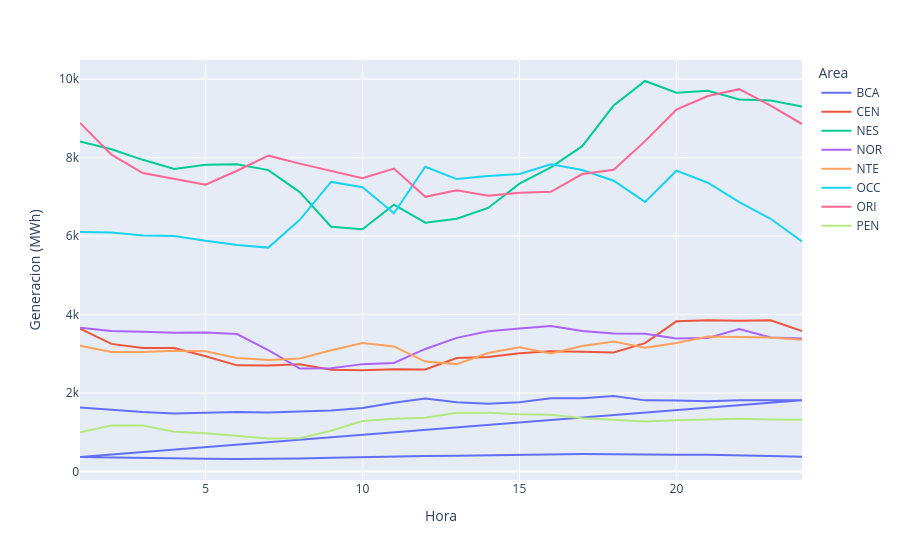
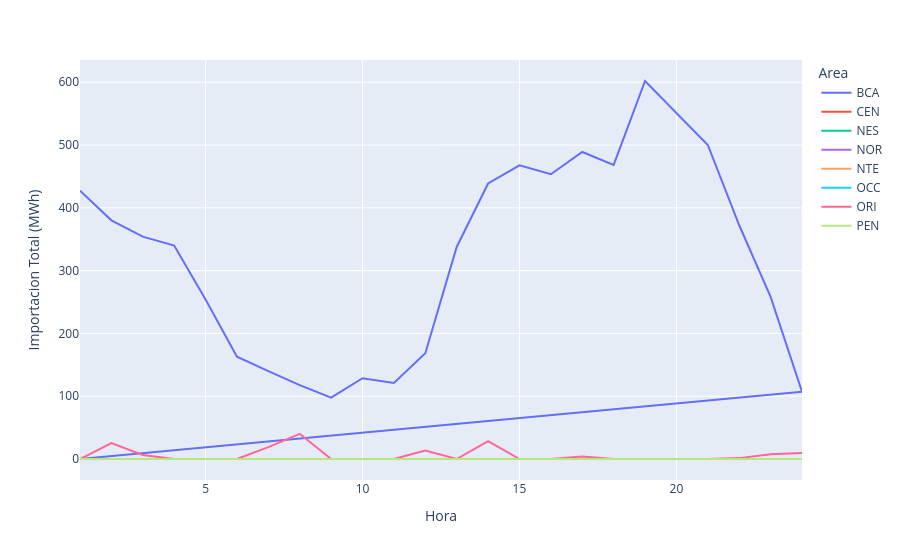
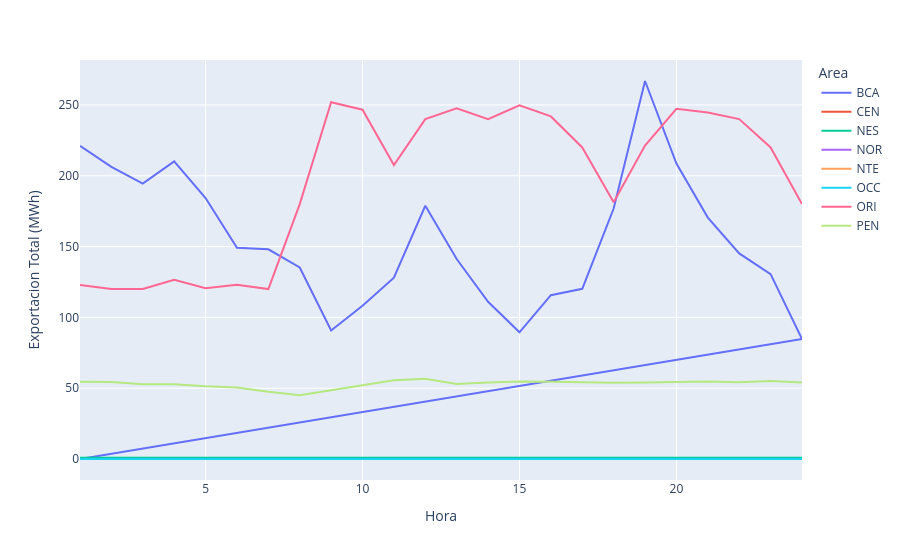
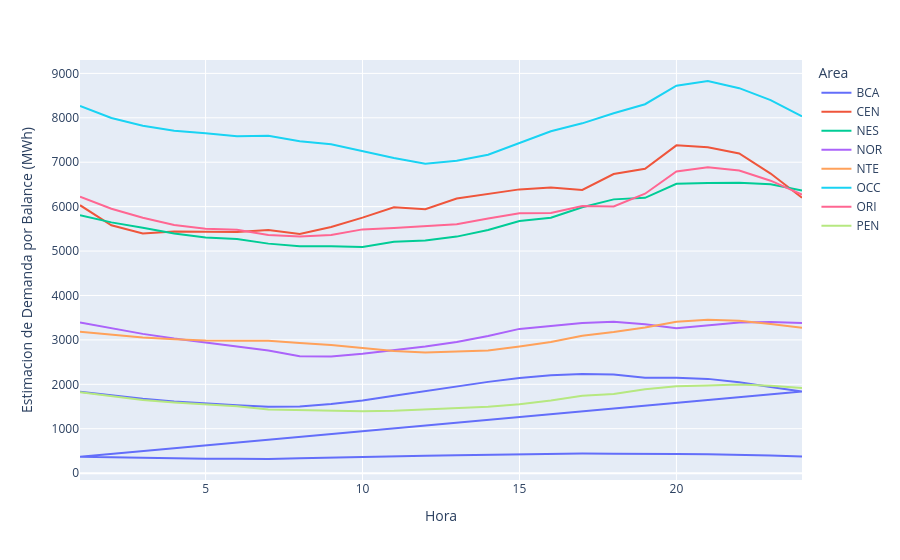

Here is the notebook cell these charts were saved with, in order:
### Code cell
import pandas as pd
import plotly.express as px


g = "../data/Demanda_real_balance.csv"
df = pd.read_csv(g)

# Rename the columns to the desired descriptive names
df = df.rename(columns={
    df.columns[1]: "Area",
    df.columns[2]: "Hora",
    df.columns[3]: "Generacion (MWh)",
    df.columns[4]: "Importacion Total (MWh)",
    df.columns[5]: "Exportacion Total (MWh)",
    df.columns[7]: "Estimacion de Demanda por Balance (MWh)",
})
# Convert relevant columns to numeric types for plotting
df["Hora"] = pd.to_numeric(df["Hora"])
df["Generacion (MWh)"] = pd.to_numeric(df["Generacion (MWh)"])
fig = px.line(df, x="Hora", y="Generacion (MWh)", color='Area')
fig.show()

# Convert relevant columns to numeric types for plotting
df["Hora"] = pd.to_numeric(df["Hora"])
df["Importacion Total (MWh)"] = pd.to_numeric(df["Importacion Total (MWh)"])
fig = px.line(df, x="Hora", y="Importacion Total (MWh)", color='Area')
fig.show()

# Convert relevant columns to numeric types for plotting
df["Hora"] = pd.to_numeric(df["Hora"])
df["Exportacion Total (MWh)"] = pd.to_numeric(df["Exportacion Total (MWh)"])
fig = px.line(df, x="Hora", y="Exportacion Total (MWh)", color='Area')
fig.show()

# Convert relevant columns to numeric types for plotting
df["Hora"] = pd.to_numeric(df["Hora"])
df["Estimacion de Demanda por Balance (MWh)"] = pd.to_numeric(df["Estimacion de Demanda por Balance (MWh)"])
fig = px.line(df, x="Hora", y="Estimacion de Demanda por Balance (MWh)", color='Area')
fig.show()

### Figure 1 — Plotly figure (JSON) as saved in the notebook; plotly's stock layout.template omitted (floating-point values rounded to 4 significant figures)
{"data": [{"hovertemplate": "Area=BCA<br>Hora=%{x}<br>Generacion (MWh)=%{y}<extra></extra>", "legendgroup": "BCA", "line": {"color": "#636efa", "dash": "solid"}, "marker": {"symbol": "circle"}, "mode": "lines", "name": "BCA", "orientation": "v", "showlegend": true, "type": "scatter", "x": [1, 2, 3, 4, 5, 6, 7, 8, 9, 10, 11, 12, 13, 14, 15, 16, 17, 18, 19, 20, 21, 22, 23, 24, 1, 2, 3, 4, 5, 6, 7, 8, 9, 10, 11, 12, 13, 14, 15, 16, 17, 18, 19, 20, 21, 22, 23, 24], "xaxis": "x", "y": [1628.0, 1575.0, 1513.0, 1481.0, 1496.0, 1513.0, 1504.0, 1519.0, 1551.0, 1616.0, 1750.0, 1859.0, 1765.0, 1727.0, 1764.0, 1864.0, 1864.0, 1926.0, 1812.0, 1807.0, 1792.0, 1818.0, 1813.0, 1815.0, 366.8, 352.1, 337.5, 327.2, 321.9, 321.2, 318.1, 333.4, 352.1, 369.5, 383.7, 391.7, 400.8, 413.5, 427.9, 438.1, 443.2, 438.4, 425.7, 428.0, 423.8, 414.8, 396.4, 375.8], "yaxis": "y"}, {"hovertemplate": "Area=CEN<br>Hora=%{x}<br>Generacion (MWh)=%{y}<extra></extra>", "legendgroup": "CEN", "line": {"color": "#EF553B", "dash": "solid"}, "marker": {"symbol": "circle"}, "mode": "lines", "name": "CEN", "orientation": "v", "showlegend": true, "type": "scatter", "x": [1, 2, 3, 4, 5, 6, 7, 8, 9, 10, 11, 12, 13, 14, 15, 16, 17, 18, 19, 20, 21, 22, 23, 24], "xaxis": "x", "y": [3642.0, 3252.0, 3149.0, 3145.0, 2937.0, 2705.0, 2702.0, 2731.0, 2591.0, 2583.0, 2602.0, 2600.0, 2893.0, 2916.0, 3015.0, 3066.0, 3054.0, 3034.0, 3270.0, 3827.0, 3854.0, 3843.0, 3853.0, 3581.0], "yaxis": "y"}, {"hovertemplate": "Area=NES<br>Hora=%{x}<br>Generacion (MWh)=%{y}<extra></extra>", "legendgroup": "NES", "line": {"color": "#00cc96", "dash": "solid"}, "marker": {"symbol": "circle"}, "mode": "lines", "name": "NES", "orientation": "v", "showlegend": true, "type": "scatter", "x": [1, 2, 3, 4, 5, 6, 7, 8, 9, 10, 11, 12, 13, 14, 15, 16, 17, 18, 19, 20, 21, 22, 23, 24], "xaxis": "x", "y": [8410.0, 8210.0, 7943.0, 7710.0, 7818.0, 7829.0, 7680.0, 7120.0, 6239.0, 6175.0, 6798.0, 6341.0, 6443.0, 6716.0, 7336.0, 7750.0, 8290.0, 9326.0, 9951.0, 9651.0, 9702.0, 9479.0, 9455.0, 9300.0], "yaxis": "y"}, {"hovertemplate": "Area=NOR<br>Hora=%{x}<br>Generacion (MWh)=%{y}<extra></extra>", "legendgroup": "NOR", "line": {"color": "#ab63fa", "dash": "solid"}, "marker": {"symbol": "circle"}, "mode": "lines", "name": "NOR", "orientation": "v", "showlegend": true, "type": "scatter", "x": [1, 2, 3, 4, 5, 6, 7, 8, 9, 10, 11, 12, 13, 14, 15, 16, 17, 18, 19, 20, 21, 22, 23, 24], "xaxis": "x", "y": [3660.0, 3580.0, 3562.0, 3534.0, 3544.0, 3503.0, 3092.0, 2624.0, 2633.0, 2736.0, 2764.0, 3123.0, 3405.0, 3573.0, 3647.0, 3709.0, 3578.0, 3518.0, 3512.0, 3391.0, 3405.0, 3633.0, 3414.0, 3389.0], "yaxis": "y"}, {"hovertemplate": "Area=NTE<br>Hora=%{x}<br>Generacion (MWh)=%{y}<extra></extra>", "legendgroup": "NTE", "line": {"color": "#FFA15A", "dash": "solid"}, "marker": {"symbol": "circle"}, "mode": "lines", "name": "NTE", "orientation": "v", "showlegend": true, "type": "scatter", "x": [1, 2, 3, 4, 5, 6, 7, 8, 9, 10, 11, 12, 13, 14, 15, 16, 17, 18, 19, 20, 21, 22, 23, 24], "xaxis": "x", "y": [3203.0, 3045.0, 3044.0, 3076.0, 3066.0, 2894.0, 2842.0, 2879.0, 3090.0, 3276.0, 3187.0, 2800.0, 2736.0, 3019.0, 3168.0, 3010.0, 3198.0, 3315.0, 3153.0, 3274.0, 3439.0, 3421.0, 3416.0, 3355.0], "yaxis": "y"}, {"hovertemplate": "Area=OCC<br>Hora=%{x}<br>Generacion (MWh)=%{y}<extra></extra>", "legendgroup": "OCC", "line": {"color": "#19d3f3", "dash": "solid"}, "marker": {"symbol": "circle"}, "mode": "lines", "name": "OCC", "orientation": "v", "showlegend": true, "type": "scatter", "x": [1, 2, 3, 4, 5, 6, 7, 8, 9, 10, 11, 12, 13, 14, 15, 16, 17, 18, 19, 20, 21, 22, 23, 24], "xaxis": "x", "y": [6105.0, 6093.0, 6013.0, 6001.0, 5883.0, 5770.0, 5705.0, 6413.0, 7380.0, 7246.0, 6577.0, 7765.0, 7451.0, 7532.0, 7583.0, 7828.0, 7684.0, 7411.0, 6870.0, 7666.0, 7360.0, 6863.0, 6441.0, 5860.0], "yaxis": "y"}, {"hovertemplate": "Area=ORI<br>Hora=%{x}<br>Generacion (MWh)=%{y}<extra></extra>", "legendgroup": "ORI", "line": {"color": "#FF6692", "dash": "solid"}, "marker": {"symbol": "circle"}, "mode": "lines", "name": "ORI", "orientation": "v", "showlegend": true, "type": "scatter", "x": [1, 2, 3, 4, 5, 6, 7, 8, 9, 10, 11, 12, 13, 14, 15, 16, 17, 18, 19, 20, 21, 22, 23, 24], "xaxis": "x", "y": [8884.0, 8073.0, 7607.0, 7464.0, 7310.0, 7664.0, 8048.0, 7846.0, 7669.0, 7476.0, 7719.0, 7000.0, 7164.0, 7026.0, 7104.0, 7129.0, 7580.0, 7687.0, 8419.0, 9221.0, 9568.0, 9744.0, 9324.0, 8855.0], "yaxis": "y"}, {"hovertemplate": "Area=PEN<br>Hora=%{x}<br>Generacion (MWh)=%{y}<extra></extra>", "legendgroup": "PEN", "line": {"color": "#B6E880", "dash": "solid"}, "marker": {"symbol": "circle"}, "mode": "lines", "name": "PEN", "orientation": "v", "showlegend": true, "type": "scatter", "x": [1, 2, 3, 4, 5, 6, 7, 8, 9, 10, 11, 12, 13, 14, 15, 16, 17, 18, 19, 20, 21, 22, 23, 24], "xaxis": "x", "y": [999.1, 1172.0, 1173.0, 1013.0, 975.3, 910.5, 843.1, 848.2, 1040.0, 1284.0, 1346.0, 1368.0, 1497.0, 1499.0, 1457.0, 1448.0, 1356.0, 1317.0, 1271.0, 1304.0, 1322.0, 1346.0, 1328.0, 1318.0], "yaxis": "y"}], "layout": {"legend": {"title": {"text": "Area"}, "tracegroupgap": 0}, "margin": {"t": 60}, "xaxis": {"anchor": "y", "domain": [0, 1], "title": {"text": "Hora"}}, "yaxis": {"anchor": "x", "domain": [0, 1], "title": {"text": "Generacion (MWh)"}}}}

### Figure 2 — Plotly figure (JSON) as saved in the notebook; plotly's stock layout.template omitted (floating-point values rounded to 4 significant figures)
{"data": [{"hovertemplate": "Area=BCA<br>Hora=%{x}<br>Importacion Total (MWh)=%{y}<extra></extra>", "legendgroup": "BCA", "line": {"color": "#636efa", "dash": "solid"}, "marker": {"symbol": "circle"}, "mode": "lines", "name": "BCA", "orientation": "v", "showlegend": true, "type": "scatter", "x": [1, 2, 3, 4, 5, 6, 7, 8, 9, 10, 11, 12, 13, 14, 15, 16, 17, 18, 19, 20, 21, 22, 23, 24, 1, 2, 3, 4, 5, 6, 7, 8, 9, 10, 11, 12, 13, 14, 15, 16, 17, 18, 19, 20, 21, 22, 23, 24], "xaxis": "x", "y": [427.3, 380.1, 354.2, 340.0, 254.0, 163.0, 139.9, 117.8, 97.79, 128.7, 121.2, 168.3, 337.7, 438.8, 467.6, 453.5, 489.0, 468.5, 602.0, 550.5, 500.1, 372.2, 258.1, 107.2, 0.0, 0.0, 0.0, 0.0, 0.0, 0.0, 0.0, 0.0, 0.0, 0.0, 0.0, 0.0, 0.0, 0.0, 0.0, 0.0, 0.0, 0.0, 0.0, 0.0, 0.0, 0.0, 0.0, 0.0], "yaxis": "y"}, {"hovertemplate": "Area=CEN<br>Hora=%{x}<br>Importacion Total (MWh)=%{y}<extra></extra>", "legendgroup": "CEN", "line": {"color": "#EF553B", "dash": "solid"}, "marker": {"symbol": "circle"}, "mode": "lines", "name": "CEN", "orientation": "v", "showlegend": true, "type": "scatter", "x": [1, 2, 3, 4, 5, 6, 7, 8, 9, 10, 11, 12, 13, 14, 15, 16, 17, 18, 19, 20, 21, 22, 23, 24], "xaxis": "x", "y": [0.0, 0.0, 0.0, 0.0, 0.0, 0.0, 0.0, 0.0, 0.0, 0.0, 0.0, 0.0, 0.0, 0.0, 0.0, 0.0, 0.0, 0.0, 0.0, 0.0, 0.0, 0.0, 0.0, 0.0], "yaxis": "y"}, {"hovertemplate": "Area=NES<br>Hora=%{x}<br>Importacion Total (MWh)=%{y}<extra></extra>", "legendgroup": "NES", "line": {"color": "#00cc96", "dash": "solid"}, "marker": {"symbol": "circle"}, "mode": "lines", "name": "NES", "orientation": "v", "showlegend": true, "type": "scatter", "x": [1, 2, 3, 4, 5, 6, 7, 8, 9, 10, 11, 12, 13, 14, 15, 16, 17, 18, 19, 20, 21, 22, 23, 24], "xaxis": "x", "y": [0.0, 0.0, 0.0, 0.0, 0.0, 0.0, 0.0, 0.0, 0.0, 0.0, 0.0, 0.0, 0.0, 0.0, 0.0, 0.0, 0.0, 0.0, 0.0, 0.0, 0.0, 0.0, 0.0, 0.0], "yaxis": "y"}, {"hovertemplate": "Area=NOR<br>Hora=%{x}<br>Importacion Total (MWh)=%{y}<extra></extra>", "legendgroup": "NOR", "line": {"color": "#ab63fa", "dash": "solid"}, "marker": {"symbol": "circle"}, "mode": "lines", "name": "NOR", "orientation": "v", "showlegend": true, "type": "scatter", "x": [1, 2, 3, 4, 5, 6, 7, 8, 9, 10, 11, 12, 13, 14, 15, 16, 17, 18, 19, 20, 21, 22, 23, 24], "xaxis": "x", "y": [0.0, 0.0, 0.0, 0.0, 0.0, 0.0, 0.0, 0.0, 0.0, 0.0, 0.0, 0.0, 0.0, 0.0, 0.0, 0.0, 0.0, 0.0, 0.0, 0.0, 0.0, 0.0, 0.0, 0.0], "yaxis": "y"}, {"hovertemplate": "Area=NTE<br>Hora=%{x}<br>Importacion Total (MWh)=%{y}<extra></extra>", "legendgroup": "NTE", "line": {"color": "#FFA15A", "dash": "solid"}, "marker": {"symbol": "circle"}, "mode": "lines", "name": "NTE", "orientation": "v", "showlegend": true, "type": "scatter", "x": [1, 2, 3, 4, 5, 6, 7, 8, 9, 10, 11, 12, 13, 14, 15, 16, 17, 18, 19, 20, 21, 22, 23, 24], "xaxis": "x", "y": [0.0, 0.0, 0.0, 0.0, 0.0, 0.0, 0.0, 0.0, 0.0, 0.0, 0.0, 0.0, 0.0, 0.0, 0.0, 0.0, 0.0, 0.0, 0.0, 0.0, 0.0, 0.0, 0.0, 0.0], "yaxis": "y"}, {"hovertemplate": "Area=OCC<br>Hora=%{x}<br>Importacion Total (MWh)=%{y}<extra></extra>", "legendgroup": "OCC", "line": {"color": "#19d3f3", "dash": "solid"}, "marker": {"symbol": "circle"}, "mode": "lines", "name": "OCC", "orientation": "v", "showlegend": true, "type": "scatter", "x": [1, 2, 3, 4, 5, 6, 7, 8, 9, 10, 11, 12, 13, 14, 15, 16, 17, 18, 19, 20, 21, 22, 23, 24], "xaxis": "x", "y": [0.0, 0.0, 0.0, 0.0, 0.0, 0.0, 0.0, 0.0, 0.0, 0.0, 0.0, 0.0, 0.0, 0.0, 0.0, 0.0, 0.0, 0.0, 0.0, 0.0, 0.0, 0.0, 0.0, 0.0], "yaxis": "y"}, {"hovertemplate": "Area=ORI<br>Hora=%{x}<br>Importacion Total (MWh)=%{y}<extra></extra>", "legendgroup": "ORI", "line": {"color": "#FF6692", "dash": "solid"}, "marker": {"symbol": "circle"}, "mode": "lines", "name": "ORI", "orientation": "v", "showlegend": true, "type": "scatter", "x": [1, 2, 3, 4, 5, 6, 7, 8, 9, 10, 11, 12, 13, 14, 15, 16, 17, 18, 19, 20, 21, 22, 23, 24], "xaxis": "x", "y": [0.0, 25.3, 6.352, 0.0, 0.0, 0.0, 18.91, 40.09, 0.0, 0.0, 0.0, 13.37, 0.0, 28.3, 0.0, 0.0, 3.941, 0.0, 0.0, 0.0, 0.0, 1.402, 7.368, 9.373], "yaxis": "y"}, {"hovertemplate": "Area=PEN<br>Hora=%{x}<br>Importacion Total (MWh)=%{y}<extra></extra>", "legendgroup": "PEN", "line": {"color": "#B6E880", "dash": "solid"}, "marker": {"symbol": "circle"}, "mode": "lines", "name": "PEN", "orientation": "v", "showlegend": true, "type": "scatter", "x": [1, 2, 3, 4, 5, 6, 7, 8, 9, 10, 11, 12, 13, 14, 15, 16, 17, 18, 19, 20, 21, 22, 23, 24], "xaxis": "x", "y": [0.0, 0.0, 0.0, 0.0, 0.0, 0.0, 0.0, 0.0, 0.0, 0.0, 0.0, 0.0, 0.0, 0.0, 0.0, 0.0, 0.0, 0.0, 0.0, 0.0, 0.0, 0.0, 0.0, 0.0], "yaxis": "y"}], "layout": {"legend": {"title": {"text": "Area"}, "tracegroupgap": 0}, "margin": {"t": 60}, "xaxis": {"anchor": "y", "domain": [0, 1], "title": {"text": "Hora"}}, "yaxis": {"anchor": "x", "domain": [0, 1], "title": {"text": "Importacion Total (MWh)"}}}}

### Figure 3 — Plotly figure (JSON) as saved in the notebook; plotly's stock layout.template omitted (floating-point values rounded to 4 significant figures)
{"data": [{"hovertemplate": "Area=BCA<br>Hora=%{x}<br>Exportacion Total (MWh)=%{y}<extra></extra>", "legendgroup": "BCA", "line": {"color": "#636efa", "dash": "solid"}, "marker": {"symbol": "circle"}, "mode": "lines", "name": "BCA", "orientation": "v", "showlegend": true, "type": "scatter", "x": [1, 2, 3, 4, 5, 6, 7, 8, 9, 10, 11, 12, 13, 14, 15, 16, 17, 18, 19, 20, 21, 22, 23, 24, 1, 2, 3, 4, 5, 6, 7, 8, 9, 10, 11, 12, 13, 14, 15, 16, 17, 18, 19, 20, 21, 22, 23, 24], "xaxis": "x", "y": [221.1, 206.4, 194.5, 210.2, 184.3, 149.2, 148.1, 135.3, 90.8, 108.3, 128.0, 178.8, 141.2, 111.0, 89.48, 115.7, 120.2, 176.9, 266.9, 208.6, 170.5, 145.2, 130.6, 84.66, 0.0, 0.0, 0.0, 0.0, 0.0, 0.0, 0.0, 0.0, 0.0, 0.0, 0.0, 0.0, 0.0, 0.0, 0.0, 0.0, 0.0, 0.0, 0.0, 0.0, 0.0, 0.0, 0.0, 0.0], "yaxis": "y"}, {"hovertemplate": "Area=CEN<br>Hora=%{x}<br>Exportacion Total (MWh)=%{y}<extra></extra>", "legendgroup": "CEN", "line": {"color": "#EF553B", "dash": "solid"}, "marker": {"symbol": "circle"}, "mode": "lines", "name": "CEN", "orientation": "v", "showlegend": true, "type": "scatter", "x": [1, 2, 3, 4, 5, 6, 7, 8, 9, 10, 11, 12, 13, 14, 15, 16, 17, 18, 19, 20, 21, 22, 23, 24], "xaxis": "x", "y": [0.0, 0.0, 0.0, 0.0, 0.0, 0.0, 0.0, 0.0, 0.0, 0.0, 0.0, 0.0, 0.0, 0.0, 0.0, 0.0, 0.0, 0.0, 0.0, 0.0, 0.0, 0.0, 0.0, 0.0], "yaxis": "y"}, {"hovertemplate": "Area=NES<br>Hora=%{x}<br>Exportacion Total (MWh)=%{y}<extra></extra>", "legendgroup": "NES", "line": {"color": "#00cc96", "dash": "solid"}, "marker": {"symbol": "circle"}, "mode": "lines", "name": "NES", "orientation": "v", "showlegend": true, "type": "scatter", "x": [1, 2, 3, 4, 5, 6, 7, 8, 9, 10, 11, 12, 13, 14, 15, 16, 17, 18, 19, 20, 21, 22, 23, 24], "xaxis": "x", "y": [0.8194, 0.8235, 0.8238, 0.825, 0.8249, 0.8263, 0.8281, 0.8239, 0.8117, 0.8015, 0.7866, 0.784, 0.7799, 0.7714, 0.7732, 0.7747, 0.7752, 0.776, 0.7774, 0.7825, 0.7888, 0.8005, 0.8061, 0.8113], "yaxis": "y"}, {"hovertemplate": "Area=NOR<br>Hora=%{x}<br>Exportacion Total (MWh)=%{y}<extra></extra>", "legendgroup": "NOR", "line": {"color": "#ab63fa", "dash": "solid"}, "marker": {"symbol": "circle"}, "mode": "lines", "name": "NOR", "orientation": "v", "showlegend": true, "type": "scatter", "x": [1, 2, 3, 4, 5, 6, 7, 8, 9, 10, 11, 12, 13, 14, 15, 16, 17, 18, 19, 20, 21, 22, 23, 24], "xaxis": "x", "y": [0.0, 0.0, 0.0, 0.0, 0.0, 0.0, 0.0, 0.0, 0.0, 0.0, 0.0, 0.0, 0.0, 0.0, 0.0, 0.0, 0.0, 0.0, 0.0, 0.0, 0.0, 0.0, 0.0, 0.0], "yaxis": "y"}, {"hovertemplate": "Area=NTE<br>Hora=%{x}<br>Exportacion Total (MWh)=%{y}<extra></extra>", "legendgroup": "NTE", "line": {"color": "#FFA15A", "dash": "solid"}, "marker": {"symbol": "circle"}, "mode": "lines", "name": "NTE", "orientation": "v", "showlegend": true, "type": "scatter", "x": [1, 2, 3, 4, 5, 6, 7, 8, 9, 10, 11, 12, 13, 14, 15, 16, 17, 18, 19, 20, 21, 22, 23, 24], "xaxis": "x", "y": [0.0, 0.0, 0.0, 0.0, 0.0, 0.0, 0.0, 0.0, 0.0, 0.0, 0.0, 0.0, 0.0, 0.0, 0.0, 0.0, 0.0, 0.0, 0.0, 0.0, 0.0, 0.0, 0.0, 0.0], "yaxis": "y"}, {"hovertemplate": "Area=OCC<br>Hora=%{x}<br>Exportacion Total (MWh)=%{y}<extra></extra>", "legendgroup": "OCC", "line": {"color": "#19d3f3", "dash": "solid"}, "marker": {"symbol": "circle"}, "mode": "lines", "name": "OCC", "orientation": "v", "showlegend": true, "type": "scatter", "x": [1, 2, 3, 4, 5, 6, 7, 8, 9, 10, 11, 12, 13, 14, 15, 16, 17, 18, 19, 20, 21, 22, 23, 24], "xaxis": "x", "y": [0.0, 0.0, 0.0, 0.0, 0.0, 0.0, 0.0, 0.0, 0.0, 0.0, 0.0, 0.0, 0.0, 0.0, 0.0, 0.0, 0.0, 0.0, 0.0, 0.0, 0.0, 0.0, 0.0, 0.0], "yaxis": "y"}, {"hovertemplate": "Area=ORI<br>Hora=%{x}<br>Exportacion Total (MWh)=%{y}<extra></extra>", "legendgroup": "ORI", "line": {"color": "#FF6692", "dash": "solid"}, "marker": {"symbol": "circle"}, "mode": "lines", "name": "ORI", "orientation": "v", "showlegend": true, "type": "scatter", "x": [1, 2, 3, 4, 5, 6, 7, 8, 9, 10, 11, 12, 13, 14, 15, 16, 17, 18, 19, 20, 21, 22, 23, 24], "xaxis": "x", "y": [122.8, 120.0, 120.0, 126.6, 120.5, 123.1, 120.0, 180.0, 251.9, 246.6, 207.5, 240.0, 247.6, 240.0, 249.8, 241.9, 220.0, 181.3, 221.3, 247.3, 244.6, 240.0, 220.0, 180.0], "yaxis": "y"}, {"hovertemplate": "Area=PEN<br>Hora=%{x}<br>Exportacion Total (MWh)=%{y}<extra></extra>", "legendgroup": "PEN", "line": {"color": "#B6E880", "dash": "solid"}, "marker": {"symbol": "circle"}, "mode": "lines", "name": "PEN", "orientation": "v", "showlegend": true, "type": "scatter", "x": [1, 2, 3, 4, 5, 6, 7, 8, 9, 10, 11, 12, 13, 14, 15, 16, 17, 18, 19, 20, 21, 22, 23, 24], "xaxis": "x", "y": [54.5, 54.36, 52.82, 52.86, 51.3, 50.49, 47.41, 45.04, 48.57, 52.02, 55.57, 56.63, 52.95, 53.94, 54.8, 54.51, 53.92, 53.86, 54.09, 54.6, 54.79, 54.25, 55.04, 53.99], "yaxis": "y"}], "layout": {"legend": {"title": {"text": "Area"}, "tracegroupgap": 0}, "margin": {"t": 60}, "xaxis": {"anchor": "y", "domain": [0, 1], "title": {"text": "Hora"}}, "yaxis": {"anchor": "x", "domain": [0, 1], "title": {"text": "Exportacion Total (MWh)"}}}}

### Figure 4 — Plotly figure (JSON) as saved in the notebook; plotly's stock layout.template omitted (floating-point values rounded to 4 significant figures)
{"data": [{"hovertemplate": "Area=BCA<br>Hora=%{x}<br>Estimacion de Demanda por Balance (MWh)=%{y}<extra></extra>", "legendgroup": "BCA", "line": {"color": "#636efa", "dash": "solid"}, "marker": {"symbol": "circle"}, "mode": "lines", "name": "BCA", "orientation": "v", "showlegend": true, "type": "scatter", "x": [1, 2, 3, 4, 5, 6, 7, 8, 9, 10, 11, 12, 13, 14, 15, 16, 17, 18, 19, 20, 21, 22, 23, 24, 1, 2, 3, 4, 5, 6, 7, 8, 9, 10, 11, 12, 13, 14, 15, 16, 17, 18, 19, 20, 21, 22, 23, 24], "xaxis": "x", "y": [1834.0, 1749.0, 1673.0, 1611.0, 1566.0, 1527.0, 1496.0, 1501.0, 1558.0, 1636.0, 1743.0, 1848.0, 1961.0, 2055.0, 2142.0, 2202.0, 2232.0, 2218.0, 2148.0, 2149.0, 2122.0, 2045.0, 1940.0, 1837.0, 366.8, 352.1, 337.5, 327.2, 321.9, 321.2, 318.1, 333.4, 352.1, 369.5, 383.7, 391.7, 400.8, 413.5, 427.9, 438.1, 443.2, 438.4, 425.7, 428.0, 423.8, 414.8, 396.4, 375.8], "yaxis": "y"}, {"hovertemplate": "Area=CEN<br>Hora=%{x}<br>Estimacion de Demanda por Balance (MWh)=%{y}<extra></extra>", "legendgroup": "CEN", "line": {"color": "#EF553B", "dash": "solid"}, "marker": {"symbol": "circle"}, "mode": "lines", "name": "CEN", "orientation": "v", "showlegend": true, "type": "scatter", "x": [1, 2, 3, 4, 5, 6, 7, 8, 9, 10, 11, 12, 13, 14, 15, 16, 17, 18, 19, 20, 21, 22, 23, 24], "xaxis": "x", "y": [6033.0, 5580.0, 5396.0, 5440.0, 5433.0, 5426.0, 5472.0, 5383.0, 5542.0, 5751.0, 5986.0, 5944.0, 6183.0, 6294.0, 6388.0, 6430.0, 6376.0, 6733.0, 6854.0, 7379.0, 7335.0, 7198.0, 6745.0, 6200.0], "yaxis": "y"}, {"hovertemplate": "Area=NES<br>Hora=%{x}<br>Estimacion de Demanda por Balance (MWh)=%{y}<extra></extra>", "legendgroup": "NES", "line": {"color": "#00cc96", "dash": "solid"}, "marker": {"symbol": "circle"}, "mode": "lines", "name": "NES", "orientation": "v", "showlegend": true, "type": "scatter", "x": [1, 2, 3, 4, 5, 6, 7, 8, 9, 10, 11, 12, 13, 14, 15, 16, 17, 18, 19, 20, 21, 22, 23, 24], "xaxis": "x", "y": [5806.0, 5645.0, 5523.0, 5395.0, 5303.0, 5273.0, 5167.0, 5109.0, 5107.0, 5094.0, 5210.0, 5236.0, 5325.0, 5474.0, 5676.0, 5748.0, 5985.0, 6163.0, 6199.0, 6513.0, 6535.0, 6539.0, 6504.0, 6362.0], "yaxis": "y"}, {"hovertemplate": "Area=NOR<br>Hora=%{x}<br>Estimacion de Demanda por Balance (MWh)=%{y}<extra></extra>", "legendgroup": "NOR", "line": {"color": "#ab63fa", "dash": "solid"}, "marker": {"symbol": "circle"}, "mode": "lines", "name": "NOR", "orientation": "v", "showlegend": true, "type": "scatter", "x": [1, 2, 3, 4, 5, 6, 7, 8, 9, 10, 11, 12, 13, 14, 15, 16, 17, 18, 19, 20, 21, 22, 23, 24], "xaxis": "x", "y": [3393.0, 3259.0, 3135.0, 3029.0, 2934.0, 2851.0, 2759.0, 2630.0, 2628.0, 2689.0, 2765.0, 2853.0, 2953.0, 3089.0, 3248.0, 3319.0, 3382.0, 3408.0, 3349.0, 3263.0, 3336.0, 3393.0, 3403.0, 3381.0], "yaxis": "y"}, {"hovertemplate": "Area=NTE<br>Hora=%{x}<br>Estimacion de Demanda por Balance (MWh)=%{y}<extra></extra>", "legendgroup": "NTE", "line": {"color": "#FFA15A", "dash": "solid"}, "marker": {"symbol": "circle"}, "mode": "lines", "name": "NTE", "orientation": "v", "showlegend": true, "type": "scatter", "x": [1, 2, 3, 4, 5, 6, 7, 8, 9, 10, 11, 12, 13, 14, 15, 16, 17, 18, 19, 20, 21, 22, 23, 24], "xaxis": "x", "y": [3184.0, 3111.0, 3051.0, 3015.0, 2989.0, 2982.0, 2981.0, 2932.0, 2887.0, 2819.0, 2750.0, 2716.0, 2731.0, 2762.0, 2853.0, 2954.0, 3093.0, 3176.0, 3280.0, 3408.0, 3451.0, 3429.0, 3360.0, 3271.0], "yaxis": "y"}, {"hovertemplate": "Area=OCC<br>Hora=%{x}<br>Estimacion de Demanda por Balance (MWh)=%{y}<extra></extra>", "legendgroup": "OCC", "line": {"color": "#19d3f3", "dash": "solid"}, "marker": {"symbol": "circle"}, "mode": "lines", "name": "OCC", "orientation": "v", "showlegend": true, "type": "scatter", "x": [1, 2, 3, 4, 5, 6, 7, 8, 9, 10, 11, 12, 13, 14, 15, 16, 17, 18, 19, 20, 21, 22, 23, 24], "xaxis": "x", "y": [8268.0, 7997.0, 7821.0, 7706.0, 7652.0, 7584.0, 7594.0, 7472.0, 7403.0, 7243.0, 7095.0, 6966.0, 7031.0, 7167.0, 7439.0, 7698.0, 7876.0, 8102.0, 8306.0, 8723.0, 8829.0, 8667.0, 8397.0, 8032.0], "yaxis": "y"}, {"hovertemplate": "Area=ORI<br>Hora=%{x}<br>Estimacion de Demanda por Balance (MWh)=%{y}<extra></extra>", "legendgroup": "ORI", "line": {"color": "#FF6692", "dash": "solid"}, "marker": {"symbol": "circle"}, "mode": "lines", "name": "ORI", "orientation": "v", "showlegend": true, "type": "scatter", "x": [1, 2, 3, 4, 5, 6, 7, 8, 9, 10, 11, 12, 13, 14, 15, 16, 17, 18, 19, 20, 21, 22, 23, 24], "xaxis": "x", "y": [6222.0, 5954.0, 5748.0, 5586.0, 5503.0, 5480.0, 5360.0, 5330.0, 5359.0, 5488.0, 5520.0, 5569.0, 5603.0, 5733.0, 5851.0, 5856.0, 6015.0, 6005.0, 6291.0, 6790.0, 6889.0, 6814.0, 6584.0, 6272.0], "yaxis": "y"}, {"hovertemplate": "Area=PEN<br>Hora=%{x}<br>Estimacion de Demanda por Balance (MWh)=%{y}<extra></extra>", "legendgroup": "PEN", "line": {"color": "#B6E880", "dash": "solid"}, "marker": {"symbol": "circle"}, "mode": "lines", "name": "PEN", "orientation": "v", "showlegend": true, "type": "scatter", "x": [1, 2, 3, 4, 5, 6, 7, 8, 9, 10, 11, 12, 13, 14, 15, 16, 17, 18, 19, 20, 21, 22, 23, 24], "xaxis": "x", "y": [1820.0, 1729.0, 1649.0, 1592.0, 1547.0, 1505.0, 1430.0, 1420.0, 1415.0, 1393.0, 1404.0, 1431.0, 1461.0, 1497.0, 1548.0, 1636.0, 1742.0, 1783.0, 1891.0, 1955.0, 1975.0, 1995.0, 1969.0, 1915.0], "yaxis": "y"}], "layout": {"legend": {"title": {"text": "Area"}, "tracegroupgap": 0}, "margin": {"t": 60}, "xaxis": {"anchor": "y", "domain": [0, 1], "title": {"text": "Hora"}}, "yaxis": {"anchor": "x", "domain": [0, 1], "title": {"text": "Estimacion de Demanda por Balance (MWh)"}}}}
